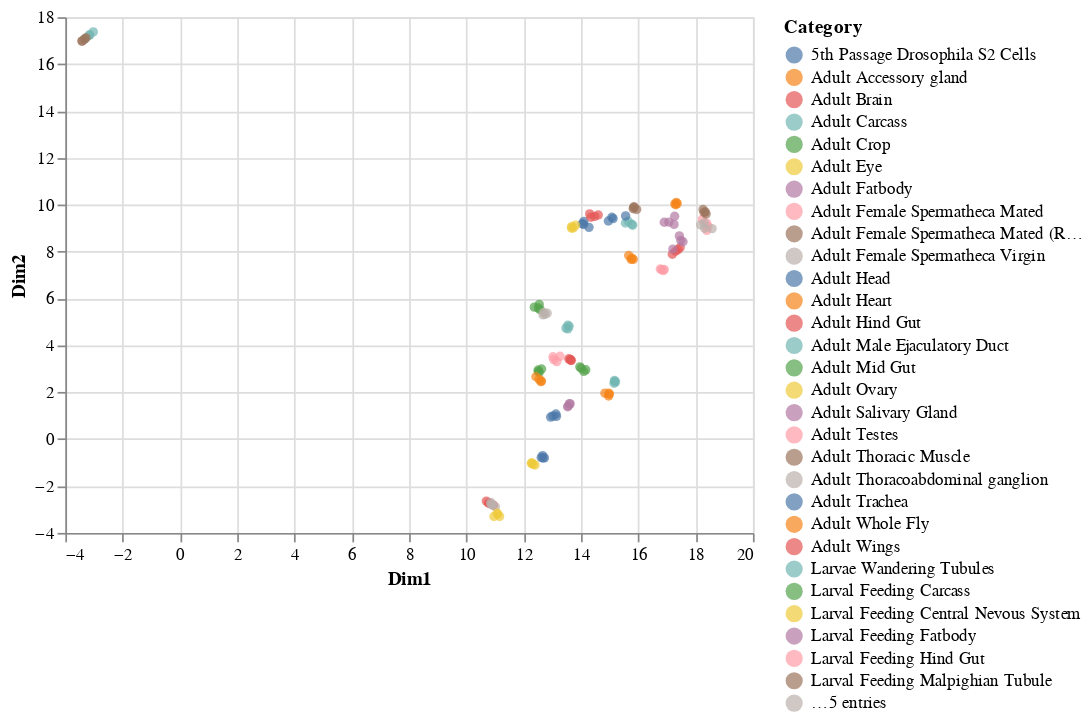

Write notebook code for a chart like this one.
### Markdown cell above
**Exercise:**

Try creating a UMAP plot using `UMAP()`, which we imported from the `umap` library. `umap` is not part of scikit-learn, but it deliberately uses a similar syntax.

Examine the documentation either online or just using `help(UMAP)` in the notebook.

Look at the available parameters in the documentation. Try varying `n_neighbours` (which has a conceptual similarity to tSNE's `perplexity`) and `min_dist`.

### Code cell
### YOUR CODE HERE
umap = UMAP(n_components=2)
expression_umap = umap.fit_transform(log_expression.values.T)
plot_two_dimensions(expression_umap, sample_categories, expression.columns)

### Figure 1 — Vega-Lite specification as saved in the notebook (floating-point values rounded to 4 significant figures; data arrays with more than 128 entries replaced by an {"elided": "..."} marker saying what was removed)
{"config": {"view": {"continuousWidth": 400, "continuousHeight": 300}}, "data": {"name": "data-bdb64670160099509dce891b3835d854"}, "mark": "circle", "encoding": {"color": {"type": "nominal", "field": "Category"}, "tooltip": {"type": "nominal", "field": "Sample"}, "x": {"type": "quantitative", "field": "Dim1"}, "y": {"type": "quantitative", "field": "Dim2"}}, "$schema": "https://vega.github.io/schema/vega-lite/v4.8.1.json", "datasets": {"data-bdb64670160099509dce891b3835d854": {"elided": "136 records"}}}
